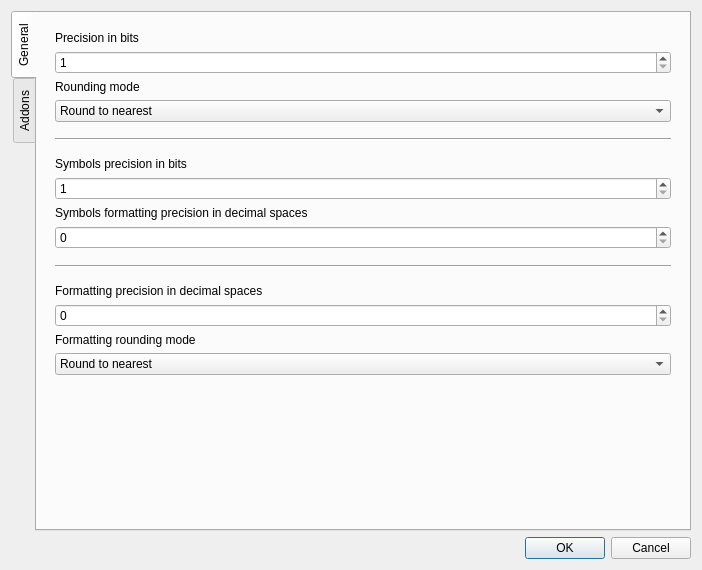
<?xml version="1.0" encoding="UTF-8"?>
<ui version="4.0">
 <class>SettingsDialog</class>
 <widget class="QDialog" name="SettingsDialog">
  <property name="geometry">
   <rect>
    <x>0</x>
    <y>0</y>
    <width>702</width>
    <height>570</height>
   </rect>
  </property>
  <property name="windowTitle">
   <string>Settings</string>
  </property>
  <layout class="QVBoxLayout" name="verticalLayout">
   <item>
    <widget class="QTabWidget" name="tabWidget">
     <property name="sizePolicy">
      <sizepolicy hsizetype="Expanding" vsizetype="Expanding">
       <horstretch>0</horstretch>
       <verstretch>0</verstretch>
      </sizepolicy>
     </property>
     <property name="tabPosition">
      <enum>QTabWidget::West</enum>
     </property>
     <property name="currentIndex">
      <number>0</number>
     </property>
     <widget class="QWidget" name="tab">
      <attribute name="title">
       <string>General</string>
      </attribute>
      <layout class="QVBoxLayout" name="verticalLayout_3">
       <item>
        <widget class="QWidget" name="widget" native="true">
         <property name="sizePolicy">
          <sizepolicy hsizetype="Preferred" vsizetype="Preferred">
           <horstretch>0</horstretch>
           <verstretch>0</verstretch>
          </sizepolicy>
         </property>
         <layout class="QVBoxLayout" name="verticalLayout_4">
          <property name="spacing">
           <number>6</number>
          </property>
          <item>
           <widget class="QLabel" name="label_3">
            <property name="toolTip">
             <string>&lt;html&gt;&lt;head/&gt;&lt;body&gt;&lt;p&gt;The mantissa size in bits of the data type used for literals in expressions. Beware that large values will result in more memory usage and slower computation time.&lt;/p&gt;&lt;/body&gt;&lt;/html&gt;</string>
            </property>
            <property name="text">
             <string>Precision in bits</string>
            </property>
           </widget>
          </item>
          <item>
           <widget class="QSpinBox" name="spinBox_precision">
            <property name="minimum">
             <number>1</number>
            </property>
            <property name="maximum">
             <number>1000000000</number>
            </property>
           </widget>
          </item>
          <item>
           <widget class="QLabel" name="label_4">
            <property name="toolTip">
             <string>&lt;html&gt;&lt;head/&gt;&lt;body&gt;&lt;p&gt;The rounding mode to use when doing arithmetic.&lt;/p&gt;&lt;/body&gt;&lt;/html&gt;</string>
            </property>
            <property name="text">
             <string>Rounding mode</string>
            </property>
           </widget>
          </item>
          <item>
           <widget class="QComboBox" name="comboBox_rounding">
            <item>
             <property name="text">
              <string>Round to nearest</string>
             </property>
            </item>
            <item>
             <property name="text">
              <string>Round toward zero</string>
             </property>
            </item>
            <item>
             <property name="text">
              <string>Round toward +Inf</string>
             </property>
            </item>
            <item>
             <property name="text">
              <string>Round toward -Inf</string>
             </property>
            </item>
            <item>
             <property name="text">
              <string>Round away from zero</string>
             </property>
            </item>
           </widget>
          </item>
          <item>
           <spacer name="verticalSpacer_8">
            <property name="orientation">
             <enum>Qt::Vertical</enum>
            </property>
            <property name="sizeType">
             <enum>QSizePolicy::Fixed</enum>
            </property>
            <property name="sizeHint" stdset="0">
             <size>
              <width>20</width>
              <height>10</height>
             </size>
            </property>
           </spacer>
          </item>
          <item>
           <widget class="Line" name="line">
            <property name="orientation">
             <enum>Qt::Horizontal</enum>
            </property>
           </widget>
          </item>
          <item>
           <spacer name="verticalSpacer_6">
            <property name="orientation">
             <enum>Qt::Vertical</enum>
            </property>
            <property name="sizeType">
             <enum>QSizePolicy::Fixed</enum>
            </property>
            <property name="sizeHint" stdset="0">
             <size>
              <width>20</width>
              <height>10</height>
             </size>
            </property>
           </spacer>
          </item>
          <item>
           <widget class="QLabel" name="label_5">
            <property name="toolTip">
             <string>&lt;html&gt;&lt;head/&gt;&lt;body&gt;&lt;p&gt;The mantissa size in bits of the data type used for symbols (Variables and Constants) defined in the symbol table.&lt;/p&gt;&lt;/body&gt;&lt;/html&gt;</string>
            </property>
            <property name="text">
             <string>Symbols precision in bits</string>
            </property>
           </widget>
          </item>
          <item>
           <widget class="QSpinBox" name="spinBox_symbols_precision">
            <property name="minimum">
             <number>1</number>
            </property>
            <property name="maximum">
             <number>1000000000</number>
            </property>
           </widget>
          </item>
          <item>
           <widget class="QLabel" name="label_6">
            <property name="toolTip">
             <string>&lt;html&gt;&lt;head/&gt;&lt;body&gt;&lt;p&gt;The precision used when formatting variable and constant values to strings.&lt;/p&gt;&lt;/body&gt;&lt;/html&gt;</string>
            </property>
            <property name="text">
             <string>Symbols formatting precision in decimal spaces</string>
            </property>
           </widget>
          </item>
          <item>
           <widget class="QSpinBox" name="spinBox_symbols_formatting_precision">
            <property name="maximum">
             <number>1000</number>
            </property>
           </widget>
          </item>
          <item>
           <spacer name="verticalSpacer_11">
            <property name="orientation">
             <enum>Qt::Vertical</enum>
            </property>
            <property name="sizeType">
             <enum>QSizePolicy::Fixed</enum>
            </property>
            <property name="sizeHint" stdset="0">
             <size>
              <width>20</width>
              <height>10</height>
             </size>
            </property>
           </spacer>
          </item>
          <item>
           <widget class="Line" name="line_2">
            <property name="orientation">
             <enum>Qt::Horizontal</enum>
            </property>
           </widget>
          </item>
          <item>
           <spacer name="verticalSpacer_9">
            <property name="orientation">
             <enum>Qt::Vertical</enum>
            </property>
            <property name="sizeType">
             <enum>QSizePolicy::Fixed</enum>
            </property>
            <property name="sizeHint" stdset="0">
             <size>
              <width>20</width>
              <height>10</height>
             </size>
            </property>
           </spacer>
          </item>
          <item>
           <widget class="QLabel" name="label">
            <property name="toolTip">
             <string>&lt;html&gt;&lt;head/&gt;&lt;body&gt;&lt;p&gt;The precision used when formatting result values to strings.&lt;/p&gt;&lt;/body&gt;&lt;/html&gt;</string>
            </property>
            <property name="text">
             <string>Formatting precision in decimal spaces</string>
            </property>
           </widget>
          </item>
          <item>
           <widget class="QSpinBox" name="spinBox_formatting_precision">
            <property name="minimum">
             <number>0</number>
            </property>
            <property name="maximum">
             <number>1000</number>
            </property>
           </widget>
          </item>
          <item>
           <widget class="QLabel" name="label_2">
            <property name="toolTip">
             <string>&lt;html&gt;&lt;head/&gt;&lt;body&gt;&lt;p&gt;The rounding mode used when formatting result values to strings.&lt;/p&gt;&lt;/body&gt;&lt;/html&gt;</string>
            </property>
            <property name="text">
             <string>Formatting rounding mode</string>
            </property>
           </widget>
          </item>
          <item>
           <widget class="QComboBox" name="comboBox_formatting_rounding">
            <item>
             <property name="text">
              <string>Round to nearest</string>
             </property>
            </item>
            <item>
             <property name="text">
              <string>Round toward zero</string>
             </property>
            </item>
            <item>
             <property name="text">
              <string>Round toward +Inf</string>
             </property>
            </item>
            <item>
             <property name="text">
              <string>Round toward -Inf</string>
             </property>
            </item>
            <item>
             <property name="text">
              <string>Round away from zero</string>
             </property>
            </item>
           </widget>
          </item>
          <item>
           <spacer name="verticalSpacer_10">
            <property name="orientation">
             <enum>Qt::Vertical</enum>
            </property>
            <property name="sizeType">
             <enum>QSizePolicy::Fixed</enum>
            </property>
            <property name="sizeHint" stdset="0">
             <size>
              <width>20</width>
              <height>10</height>
             </size>
            </property>
           </spacer>
          </item>
          <item>
           <spacer name="verticalSpacer">
            <property name="orientation">
             <enum>Qt::Vertical</enum>
            </property>
            <property name="sizeHint" stdset="0">
             <size>
              <width>20</width>
              <height>40</height>
             </size>
            </property>
           </spacer>
          </item>
         </layout>
        </widget>
       </item>
      </layout>
     </widget>
     <widget class="QWidget" name="tab_2">
      <attribute name="title">
       <string>Addons</string>
      </attribute>
      <layout class="QVBoxLayout" name="verticalLayout_5">
       <property name="spacing">
        <number>9</number>
       </property>
       <item>
        <layout class="QHBoxLayout" name="horizontalLayout">
         <item>
          <widget class="QPushButton" name="pushButton_refreshAddons">
           <property name="sizePolicy">
            <sizepolicy hsizetype="Minimum" vsizetype="Fixed">
             <horstretch>1</horstretch>
             <verstretch>0</verstretch>
            </sizepolicy>
           </property>
           <property name="text">
            <string>Refresh</string>
           </property>
          </widget>
         </item>
         <item>
          <spacer name="horizontalSpacer">
           <property name="orientation">
            <enum>Qt::Horizontal</enum>
           </property>
           <property name="sizeHint" stdset="0">
            <size>
             <width>40</width>
             <height>20</height>
            </size>
           </property>
          </spacer>
         </item>
         <item>
          <widget class="QPushButton" name="pushButton_installAddon">
           <property name="enabled">
            <bool>false</bool>
           </property>
           <property name="sizePolicy">
            <sizepolicy hsizetype="Minimum" vsizetype="Fixed">
             <horstretch>2</horstretch>
             <verstretch>0</verstretch>
            </sizepolicy>
           </property>
           <property name="text">
            <string>Install Addon</string>
           </property>
          </widget>
         </item>
        </layout>
       </item>
       <item>
        <widget class="QWidget" name="addon_container" native="true">
         <layout class="QVBoxLayout" name="verticalLayout_6">
          <property name="leftMargin">
           <number>0</number>
          </property>
          <property name="topMargin">
           <number>0</number>
          </property>
          <property name="rightMargin">
           <number>0</number>
          </property>
          <property name="bottomMargin">
           <number>0</number>
          </property>
          <item>
           <widget class="QListWidget" name="listWidget_addons">
            <property name="verticalScrollMode">
             <enum>QAbstractItemView::ScrollPerPixel</enum>
            </property>
           </widget>
          </item>
         </layout>
        </widget>
       </item>
      </layout>
     </widget>
    </widget>
   </item>
   <item>
    <widget class="QDialogButtonBox" name="buttonBox">
     <property name="orientation">
      <enum>Qt::Horizontal</enum>
     </property>
     <property name="standardButtons">
      <set>QDialogButtonBox::Cancel|QDialogButtonBox::Ok</set>
     </property>
    </widget>
   </item>
  </layout>
 </widget>
 <resources/>
 <connections>
  <connection>
   <sender>buttonBox</sender>
   <signal>accepted()</signal>
   <receiver>SettingsDialog</receiver>
   <slot>accept()</slot>
   <hints>
    <hint type="sourcelabel">
     <x>248</x>
     <y>254</y>
    </hint>
    <hint type="destinationlabel">
     <x>157</x>
     <y>274</y>
    </hint>
   </hints>
  </connection>
  <connection>
   <sender>buttonBox</sender>
   <signal>rejected()</signal>
   <receiver>SettingsDialog</receiver>
   <slot>reject()</slot>
   <hints>
    <hint type="sourcelabel">
     <x>316</x>
     <y>260</y>
    </hint>
    <hint type="destinationlabel">
     <x>286</x>
     <y>274</y>
    </hint>
   </hints>
  </connection>
 </connections>
</ui>
